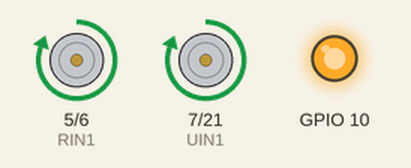
The sketch below on a simulated Seeed XIAO ESP32-C3. On the bench: motor-driver pin pairs drawn as motors (green arrow = first pin HIGH = forward, orange = second pin HIGH = backward, longer = more drive), output pins drawn as LEDs (lit = HIGH). Pins used as bus, display or sensor lines are not drawn; what the sketch prints to the serial monitor is not drawn.

Above: at 0.5 s.
Timing chart, 0 to 4.6 s (numbered marks = the images above):
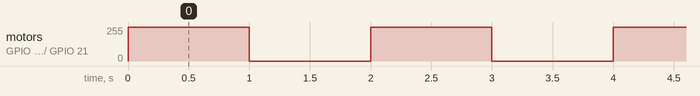

The sketch:

output_test.ino
```cpp
// XIAO ESP32C3 - drive each DRV8833 pair forward at full PWM, no WiFi
//
// Same three motor pairs as motor_control.ino. D10 (enable/sleep) is left
// alone - not touched here. Each pair: IN1 at 100% PWM / IN2 off for 1s,
// then both off for 1s, repeat.

const int LIN1 = D1, LIN2 = D2;   // left   (DRV8833 #1, channel A)
const int RIN1 = D3, RIN2 = D4;   // right  (DRV8833 #1, channel B)
const int UIN1 = D5, UIN2 = D6;   // lift   (DRV8833 #2, channel A)

void setup() {
  Serial.begin(115200);
  int pins[] = { LIN1, LIN2, RIN1, RIN2, UIN1, UIN2 };
  for (int i = 0; i < 6; i++) pinMode(pins[i], OUTPUT);

  pinMode(D10, OUTPUT);
  digitalWrite(D10, HIGH);
}

void loop() {
  analogWrite(LIN1, 255); analogWrite(LIN2, 0);
  analogWrite(RIN1, 255); analogWrite(RIN2, 0);
  analogWrite(UIN1, 255); analogWrite(UIN2, 0);
  Serial.println("ON");
  delay(1000);

  analogWrite(LIN1, 0); analogWrite(LIN2, 0);
  analogWrite(RIN1, 0); analogWrite(RIN2, 0);
  analogWrite(UIN1, 0); analogWrite(UIN2, 0);
  Serial.println("OFF");
  delay(1000);
}
```

Measured:
- by itself, motor on GPIO 5 (RIN1) / GPIO 6 (RIN2), motor on GPIO 7 (UIN1) / GPIO 21 (UIN2): alternates forward 255/255 for 1.0 s and stopped for 1.0 s
